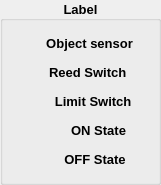
      <widget class="QGroupBox" name="label_group">
       <property name="geometry">
        <rect>
         <x>1480</x>
         <y>540</y>
         <width>161</width>
         <height>151</height>
        </rect>
       </property>
       <property name="font">
        <font>
         <family>Arial</family>
         <pointsize>10</pointsize>
         <weight>75</weight>
         <bold>true</bold>
        </font>
       </property>
       <property name="styleSheet">
        <string notr="true">QGroupBox#label_group{background-color: rgb(255, 255, 255);border-radius: 10px;spacing: 10}</string>
       </property>
       <property name="title">
        <string>Label</string>
       </property>
       <property name="alignment">
        <set>Qt::AlignCenter</set>
       </property>
       <layout class="QGridLayout" name="gridLayout_2">
        <item row="0" column="0">
         <layout class="QVBoxLayout" name="verticalLayout">
          <item>
           <widget class="QPushButton" name="pushButton_14">
            <property name="font">
             <font>
              <family>Arial</family>
              <pointsize>10</pointsize>
              <weight>75</weight>
              <bold>true</bold>
              <kerning>true</kerning>
             </font>
            </property>
            <property name="focusPolicy">
             <enum>Qt::NoFocus</enum>
            </property>
            <property name="toolTipDuration">
             <number>4</number>
            </property>
            <property name="text">
             <string>     Object sensor</string>
            </property>
            <property name="icon">
             <iconset resource="graphic.qrc">
              <normaloff>:/buttonImage/greenButton.png</normaloff>
              <disabledoff>:/buttonImage/redButton.png</disabledoff>
              <disabledon>:/buttonImage/redButton.png</disabledon>:/buttonImage/greenButton.png</iconset>
            </property>
            <property name="iconSize">
             <size>
              <width>20</width>
              <height>20</height>
             </size>
            </property>
            <property name="flat">
             <bool>true</bool>
            </property>
           </widget>
          </item>
          <item>
           <widget class="QPushButton" name="pushButton_19">
            <property name="font">
             <font>
              <family>Arial</family>
              <pointsize>10</pointsize>
              <weight>75</weight>
              <bold>true</bold>
              <kerning>true</kerning>
             </font>
            </property>
            <property name="focusPolicy">
             <enum>Qt::NoFocus</enum>
            </property>
            <property name="toolTipDuration">
             <number>4</number>
            </property>
            <property name="text">
             <string>    Reed Switch</string>
            </property>
            <property name="icon">
             <iconset resource="graphic.qrc">
              <normaloff>:/magneticSwitch/greenSquareButton.png</normaloff>
              <disabledoff>:/magneticSwitch/redSquareButton.png</disabledoff>:/magneticSwitch/greenSquareButton.png</iconset>
            </property>
            <property name="iconSize">
             <size>
              <width>20</width>
              <height>20</height>
             </size>
            </property>
            <property name="flat">
             <bool>true</bool>
            </property>
           </widget>
          </item>
          <item>
           <widget class="QPushButton" name="pushButton_15">
            <property name="font">
             <font>
              <family>Arial</family>
              <pointsize>10</pointsize>
              <weight>75</weight>
              <bold>true</bold>
              <kerning>true</kerning>
             </font>
            </property>
            <property name="focusPolicy">
             <enum>Qt::NoFocus</enum>
            </property>
            <property name="toolTipDuration">
             <number>4</number>
            </property>
            <property name="text">
             <string>       Limit Switch</string>
            </property>
            <property name="icon">
             <iconset resource="graphic.qrc">
              <normaloff>:/recSwitch/greenRec.png</normaloff>
              <disabledoff>:/recSwitch/redRec.png</disabledoff>:/recSwitch/greenRec.png</iconset>
            </property>
            <property name="iconSize">
             <size>
              <width>20</width>
              <height>20</height>
             </size>
            </property>
            <property name="flat">
             <bool>true</bool>
            </property>
           </widget>
          </item>
          <item>
           <widget class="QPushButton" name="pushButton_20">
            <property name="font">
             <font>
              <family>Arial</family>
              <pointsize>10</pointsize>
              <weight>75</weight>
              <bold>true</bold>
              <kerning>true</kerning>
             </font>
            </property>
            <property name="focusPolicy">
             <enum>Qt::NoFocus</enum>
            </property>
            <property name="toolTipDuration">
             <number>4</number>
            </property>
            <property name="text">
             <string>          ON State</string>
            </property>
            <property name="icon">
             <iconset resource="graphic.qrc">
              <normaloff>:/magneticSwitch/greenSquareButton.png</normaloff>
              <disabledoff>:/magneticSwitch/greenSquareButton.png</disabledoff>:/magneticSwitch/greenSquareButton.png</iconset>
            </property>
            <property name="iconSize">
             <size>
              <width>20</width>
              <height>20</height>
             </size>
            </property>
            <property name="flat">
             <bool>true</bool>
            </property>
           </widget>
          </item>
          <item>
           <widget class="QPushButton" name="pushButton_21">
            <property name="font">
             <font>
              <family>Arial</family>
              <pointsize>10</pointsize>
              <weight>75</weight>
              <bold>true</bold>
              <kerning>true</kerning>
             </font>
            </property>
            <property name="focusPolicy">
             <enum>Qt::NoFocus</enum>
            </property>
            <property name="toolTipDuration">
             <number>4</number>
            </property>
            <property name="text">
             <string>        OFF State</string>
            </property>
            <property name="icon">
             <iconset resource="graphic.qrc">
              <normaloff>:/magneticSwitch/redSquareButton.png</normaloff>
              <disabledoff>:/magneticSwitch/redSquareButton.png</disabledoff>:/magneticSwitch/redSquareButton.png</iconset>
            </property>
            <property name="iconSize">
             <size>
              <width>20</width>
              <height>20</height>
             </size>
            </property>
            <property name="flat">
             <bool>true</bool>
            </property>
           </widget>
          </item>
         </layout>
        </item>
       </layout>
      </widget>
